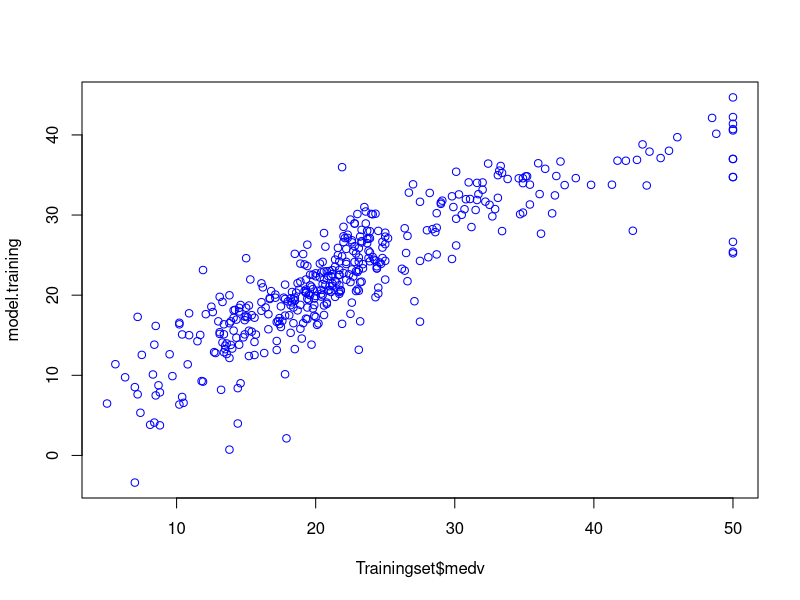
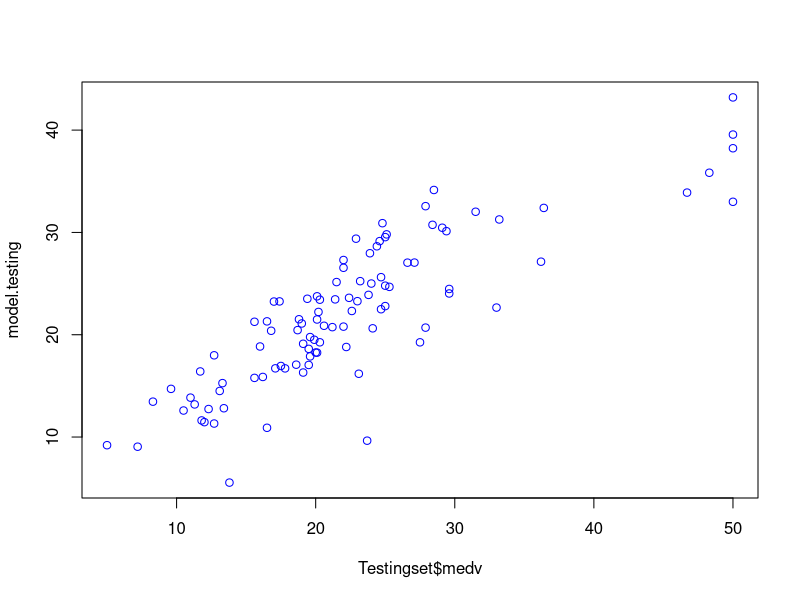

Reproduce these figures in R, in order.
## ---- chunk 1
knitr::opts_chunk$set(echo = TRUE)
## ---- chunk 2
library(mlbench)
library(caret)
## ---- chunk 3
data("BostonHousing")
## ---- chunk 4
sum(is.na(BostonHousing))
## ---- chunk 5
set.seed(100)
## ---- chunk 6
TrainingIndex<-createDataPartition(BostonHousing$medv,p=0.8,list = FALSE)
Trainingset<-BostonHousing[TrainingIndex,]
Testingset<-BostonHousing[-TrainingIndex,]
## ---- chunk 7
Model <- train(medv ~ ., data = Trainingset,
               method = "lm",
               na.action = na.omit,
               preProcess=c("scale","center"),
               trControl= trainControl(method="none")
)

## ---- chunk 8
# Apply model for prediction
model.training <-predict(Model, Trainingset) # Apply model to make prediction on Training set
model.testing <-predict(Model, Testingset) # Apply model to make prediction on Testing set

# Model performance (Displays scatter plot and performance metrics)
  # Scatter plot of Training set
    plot(Trainingset$medv,model.training, col = "blue" )
    plot(Testingset$medv,model.testing, col = "blue" )

